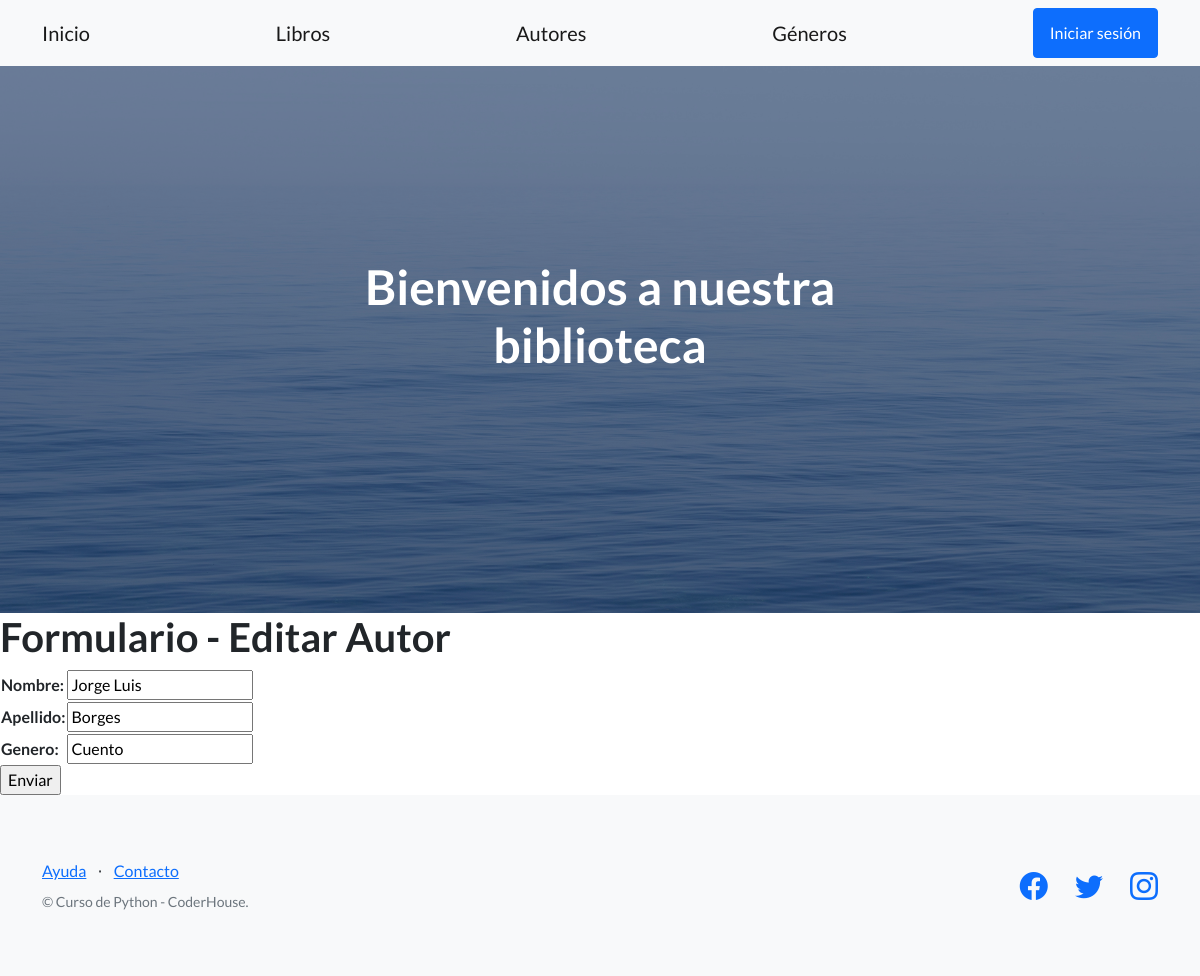
Before: /editarAutores/Jorge Luis/ with the older database file.
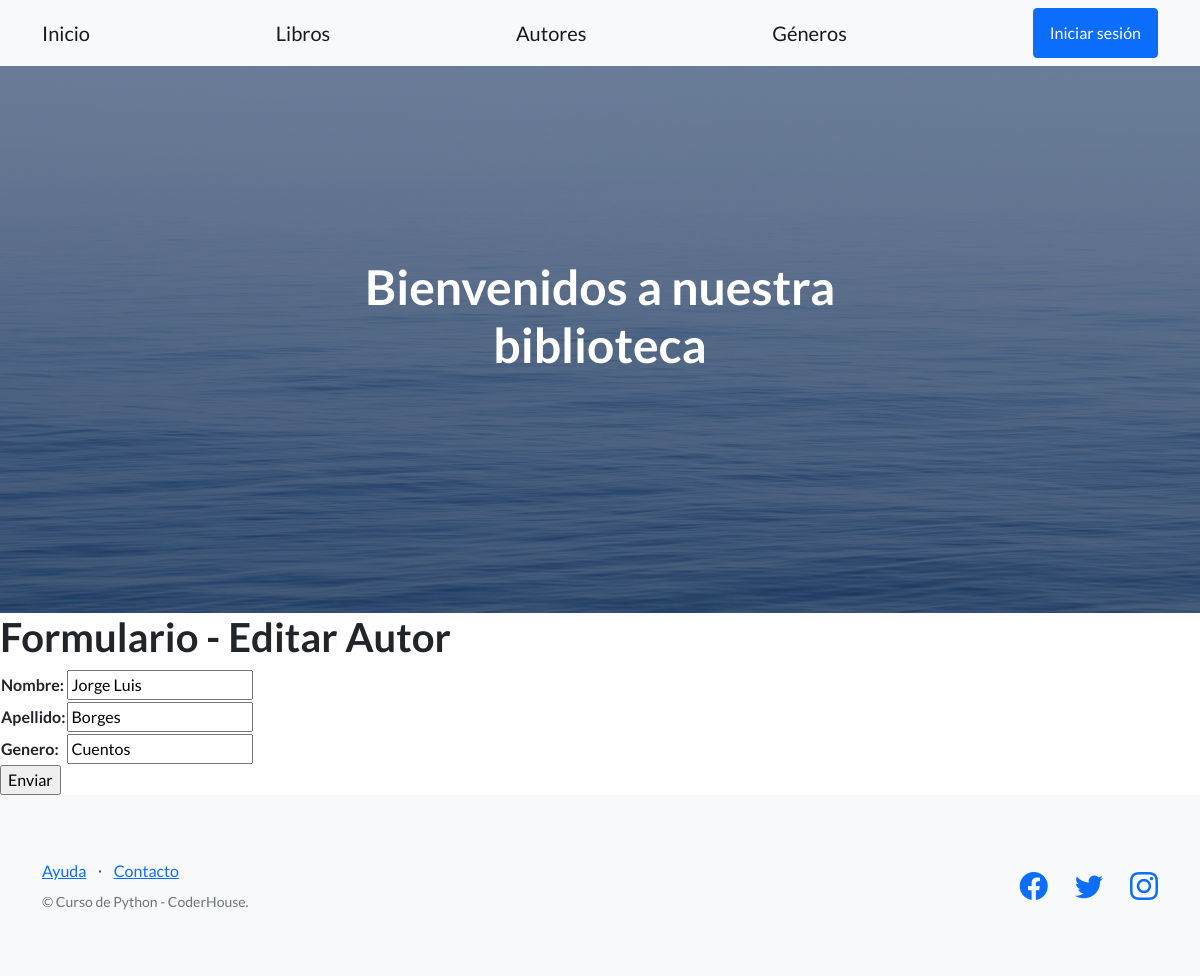
After: the same page with the newer database file.
### AppCoder/models.py (models this page shows, shortened)
class Autor(models.Model):
    nombre= models.CharField(max_length=30)
    apellido= models.CharField(max_length=30)
    genero= models.CharField(max_length=40)

### AppCoder/views.py (the view)
# urls.py: path('editarAutores/<autor_nombre>/', views.editarAutor, name="EditarAutor"),
def editarAutor(request, autor_nombre):
  autor = Autor.objects.get(nombre=autor_nombre)
  if request.method == 'POST':
    miFormulario = AutorFormulario(request.POST)
    print(miFormulario)
    if miFormulario.is_valid: # Si pasó la validación de Django
      informacion = miFormulario.cleaned_data
      autor.nombre = informacion['nombre']
      autor.apellido = informacion['apellido']
      autor.genero = informacion['genero']
      autor.save()
      return render(request, "AppCoder/inicio.html")
  else:
    miFormulario = AutorFormulario(initial={'nombre': autor.nombre, 'apellido': autor.apellido,
                          'genero': autor.genero})
  return render(request, "AppCoder/editarAutor.html", {"miFormulario": miFormulario, "autor_nombre": autor_nombre})

### AppCoder/forms.py
class AutorFormulario(forms.Form):
    nombre = forms.CharField()
    apellido = forms.CharField()
    genero = forms.CharField()

### AppCoder/templates/AppCoder/editarAutor.html (shortened to what this page needs)
{% extends "AppCoder/padre.html" %}
{% load static %}
{% block contenidoQueCambia %}
    <h1>Formulario - Editar Autor</h1>
    <form action="" method="POST">{% csrf_token %}
        <table>
            {{ miFormulario.as_table }}
        </table>
        <input type="submit", value="Enviar">
    </form>
{% endblock %}

Changed rows visible on the page:
changed Autor "Jorge Luis": genero "Cuento" → "Cuentos"
